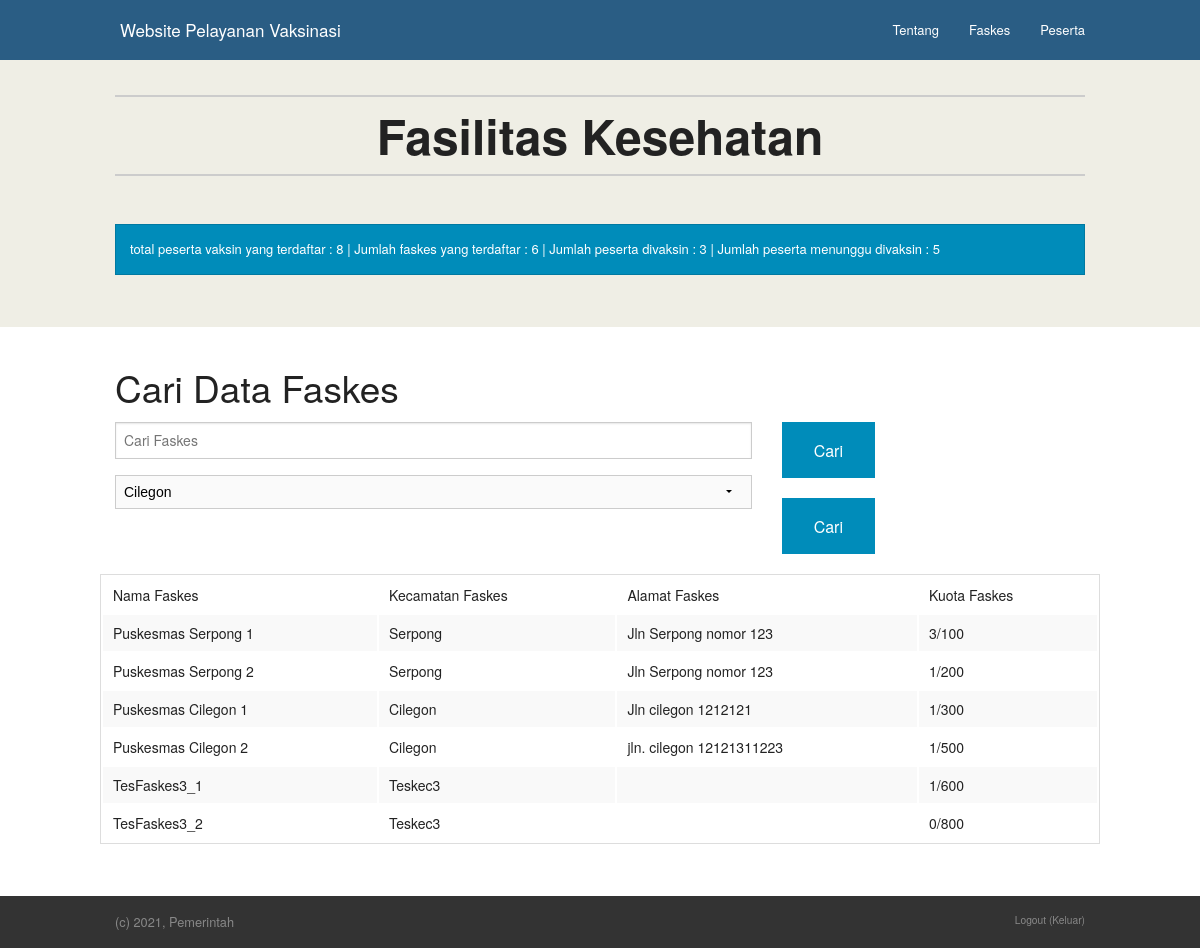
Screenshot of /faskes/index.php with the database file from the repository.
### tables this page shows
CREATE TABLE `tb_faskes` (
  `id_faskes` int(11) NOT NULL,
  `nama_faskes` varchar(50) NOT NULL,
  `alamat_faskes` text NOT NULL,
  `kuota_faskes` int(11) NOT NULL,
  `id_kecamatan` int(11) NOT NULL
);

CREATE TABLE `tb_kecamatan` (
  `id_kecamatan` int(11) NOT NULL,
  `nama_kecamatan` varchar(50) NOT NULL
);

### stats.php (called while the page is built)
<?php
include('koneksi.php');
$q_total_peserta = "SELECT * FROM tb_peserta";
$q_total_faskes = "SELECT * FROM tb_faskes";
$q_peserta_divaksin = "SELECT * FROM tb_peserta WHERE status_peserta = 1";
$q_peserta_menunggu_divaksin = "SELECT * FROM tb_peserta WHERE status_peserta = 0";
$total_peserta = mysqli_num_rows(mysqli_query($koneksi, $q_total_peserta));
$total_faskes = mysqli_num_rows(mysqli_query($koneksi, $q_total_faskes));
$peserta_divaksin = mysqli_num_rows(mysqli_query($koneksi, $q_peserta_divaksin));
$peserta_menunggu_divaksin = mysqli_num_rows(mysqli_query($koneksi, $q_peserta_menunggu_divaksin));
 ?>

### faskes/index.php (the view, shortened to what this page needs)
<?php
include "../koneksi.php";
$q_kec = "SELECT * FROM tb_kecamatan";
$array_kec = mysqli_query($koneksi, $q_kec);
$q_faskes = "SELECT * FROM tb_faskes LEFT JOIN tb_kecamatan ON tb_faskes.id_kecamatan = tb_kecamatan.id_kecamatan;";
$a_faskes = mysqli_query($koneksi, $q_faskes);
?>
<?php include "../stats.php" ?>
<?php $a = 2;include '../header.php'; ?>
<div id="wrapper">
    <div class="hero">
	  <div class="row">
	    <div class="large-12 columns">
	      <h1>Fasilitas Kesehatan</h1>
	      <p class="alert-box">total peserta vaksin yang terdaftar : <?php echo $total_peserta ?> | Jumlah faskes yang terdaftar : <?php echo $total_faskes ?> | Jumlah peserta divaksin : <?php echo $peserta_divaksin ?> | Jumlah peserta menunggu divaksin : <?php echo $peserta_menunggu_divaksin ?></p>
	    </div>
	  </div>
	</div>
	<div class="row">
		<div class="large-12 column">
			<h2>Cari Data Faskes</h2>
			<div class="row">
				<form action="cari_faskes.php" method="POST">
					<div class="large-8 column">
						<input type="text" name="kata_kunci" placeholder="Cari Faskes">
					</div>
					<div class="large-4 column">
						<form>
							<input type="submit" name="" value="Cari" class="button">
						</form>
					</div>
				</form>
				<form action="cari_faskes.php" method="POST">
					<div class="large-8 column">
					<select name="nama_kecamatan">
						<?php foreach ($array_kec as $d_kec): ?>
							<option value="<?php echo $d_kec['nama_kecamatan'] ?>"><?php echo $d_kec['nama_kecamatan'] ?></option>
						<?php endforeach ?>
					</select>
					</div>
					<div class="large-4 column">
						<form>
							<input type="submit" name="" value="Cari" class="button">
						</form>
					</div>
				</form>
				<table style="width:100%;">
					<tr>
						<td>Nama Faskes</td>
						<td>Kecamatan Faskes</td>
						<td>Alamat Faskes</td>
						<td>Kuota Faskes</td>
					</tr>
					<?php foreach ($a_faskes as $d): ?>
						<?php
							$id_faskes = $d['id_faskes'];
							$q = "SELECT * FROM tb_peserta WHERE id_faskes = $id_faskes";
							$pendaftar_faskes = mysqli_num_rows(mysqli_query($koneksi, $q));
						 ?>
						<tr>
							<td><?php echo $d['nama_faskes'] ?></td>
							<td><?php echo $d['nama_kecamatan'] ?></td>
							<td><?php echo $d['alamat_faskes'] ?></td>
							<td><?php echo $pendaftar_faskes ?>/<?php echo $d['kuota_faskes'] ?></td>
						</tr>
					<?php endforeach ?>
				</table>
			</div>
		</div>
	</div>
</div>
<?php $a = 2;include '../footer.php'; ?>

### header.php (shortened to what this page needs)
<html lang="en">
  <head>
<?php if ($a == 1): ?>
	<link href="./style.css" rel="stylesheet" type="text/css"/>
    <link href="./img/favicon.png" rel="icon" type="image/png" />
<?php elseif ($a == 2): ?>
	<link href="../style.css" rel="stylesheet" type="text/css"/>
<?php endif ?>
<?php if ($a == 2) {$titik = ".." ;}?>
  </head>
    <body class="index">
    <div class="contain-to-grid">
      <nav class="top-bar" data-topbar>
        <ul class="title-area">
          <li class="name">
            <h1><a href="<?php echo $titik ?>">Website Pelayanan Vaksinasi</a></h1>
          </li>
        </ul>
        <section class="top-bar-section">
          <ul class="right">
              <li class=""><a href="<?php echo $titik ?>/tentang">Tentang</a></li>
              <li class=""><a href="<?php echo $titik ?>/faskes">Faskes</a></li>
              <li class=""><a href="<?php echo $titik ?>/peserta">Peserta</a></li>
          </ul>
        </section>
      </nav>
    </div>

### footer.php (shortened to what this page needs)
    <footer>
      <div class="row">
        <div class="large-12 columns">
          <div class="row">
            <div class="large-8 columns">
            	<p>(c) 2021, Pemerintah</p>
            </div>
            <div class="large-4 columns">
              <?php if ($a == 2) {$titik = ".." ;}?>
              <p class="text-right"><a href="<?php echo $titik ?>/logout">Logout (Keluar)</a></p>
            </div>
          </div>
        </div>
      </div>
    </footer>
  </body>
</html>

### rows the page displays
tb_faskes: nama_faskes "Puskesmas Serpong 1", id_kecamatan.nama_kecamatan "Serpong", alamat_faskes "Jln Serpong nomor 123", pendaftar_faskes "3", kuota_faskes "100"
tb_faskes: nama_faskes "Puskesmas Serpong 2", id_kecamatan.nama_kecamatan "Serpong", alamat_faskes "Jln Serpong nomor 123", pendaftar_faskes "1", kuota_faskes "200"
tb_faskes: nama_faskes "Puskesmas Cilegon 1", id_kecamatan.nama_kecamatan "Cilegon", alamat_faskes "Jln cilegon 1212121", pendaftar_faskes "1", kuota_faskes "300"
tb_faskes: nama_faskes "Puskesmas Cilegon 2", id_kecamatan.nama_kecamatan "Cilegon", alamat_faskes "jln. cilegon 12121311223", pendaftar_faskes "1", kuota_faskes "500"
tb_faskes: nama_faskes "TesFaskes3_1", id_kecamatan.nama_kecamatan "Teskec3", pendaftar_faskes "1", kuota_faskes "600"
tb_faskes: nama_faskes "TesFaskes3_2", id_kecamatan.nama_kecamatan "Teskec3", pendaftar_faskes "0", kuota_faskes "800"

### other values shown
$total_peserta "8"
$total_faskes "6"
$peserta_divaksin "3"
$peserta_menunggu_divaksin "5"
form field nama_kecamatan "Cilegon"
